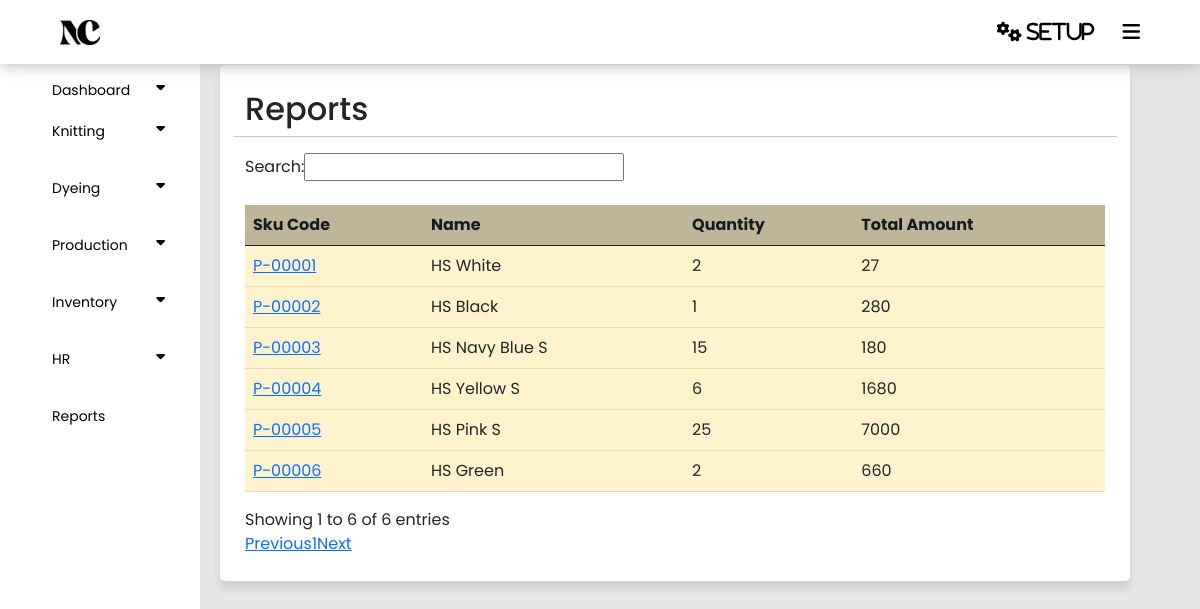
Before: /panel/report.php with the older database file.
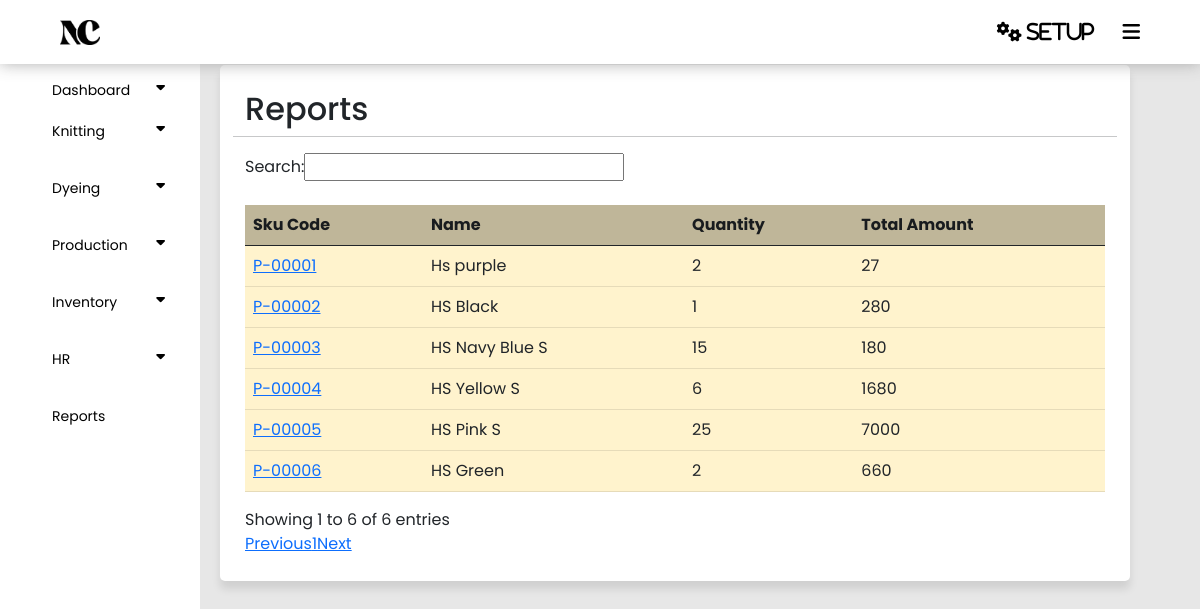
After: the same page with the newer database file.
### tables this page shows
CREATE TABLE `products` (
  `Id` int(255) NOT NULL,
  `Code` varchar(255) NOT NULL,
  `Name` varchar(255) NOT NULL,
  `Measurement` varchar(255) NOT NULL,
  `Category` varchar(255) NOT NULL,
  `Sales_Price` int(11) NOT NULL,
  `Purchase_Price` int(255) NOT NULL,
  `Status` tinyint(255) NOT NULL DEFAULT 1
);

### panel/report.php (the view, shortened to what this page needs)
<?php
require('config.php');
require('index.php');
$query = "SELECT p.*,
                 SUM(CASE WHEN s.Type = 'Lost of Theft' THEN -s.Quantity ELSE s.Quantity END) AS TotalQuantity,
                 SUM(CASE WHEN s.Type = 'Lost of Theft' THEN -s.Amount ELSE s.Amount END) AS TotalAmount,
                 AVG(CASE WHEN s.Type IN ('Lost of Theft', 'Opening Stock', 'Inward Stock') THEN s.Amount ELSE 0 END) AS AvgAmount
          FROM Products p
          LEFT JOIN Stock s ON p.Id = s.P_id
          WHERE (s.Quantity > 0 OR s.Quantity = 0) AND s.Quantity IS NOT NULL
          GROUP BY p.Id";
$result = mysqli_query($connect, $query);
?>
<!DOCTYPE html>
<html lang="en">
<head>
</head>
<body>
    <section class="container">
        <div class="row justify-content-right">
            <h2>Reports</h2>
            <hr>
            <table class="table table-warning mt-4" id="example">
                <thead class="bg-warning p-2 text-dark bg-opacity-10" style="opacity: 75%;">
                    <tr>
                        <th scope="col">Sku Code</th>
                        <th scope="col">Name</th>
                        <th scope="col">Quantity</th>
                        <th scope="col">Total Amount</th>
                    </tr>
                </thead>
                <tbody class="text-dark">
                    <?php
                    while ($row = mysqli_fetch_assoc($result)) {
                        ?>
                    <tr>
                        <td><a href="showstock.php?productId=<?php echo $row['Id']; ?>"><?php echo $row['Code']; ?></a></td>
                        <td><?php echo $row['Name']; ?></td>
                        <td><?php echo $row['TotalQuantity']; ?></td>
                        <td><?php echo $row['TotalAmount']; ?></td>
                    </tr>
                    <?php
                    }
                    ?>
                </tbody>
            </table>
        </div>
    </section>
</body>
</html>

Changed rows visible on the page:
changed products: Name "HS White" → "Hs purple"
